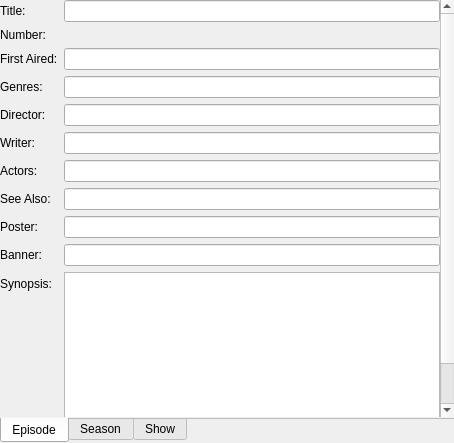
<?xml version="1.0" encoding="UTF-8"?>
<ui version="4.0">
 <class>TvShowWidget</class>
 <widget class="QWidget" name="TvShowWidget">
  <property name="geometry">
   <rect>
    <x>0</x>
    <y>0</y>
    <width>454</width>
    <height>443</height>
   </rect>
  </property>
  <property name="sizePolicy">
   <sizepolicy hsizetype="Preferred" vsizetype="MinimumExpanding">
    <horstretch>0</horstretch>
    <verstretch>0</verstretch>
   </sizepolicy>
  </property>
  <layout class="QVBoxLayout" name="verticalLayout">
   <property name="margin">
    <number>0</number>
   </property>
   <item>
    <widget class="QTabWidget" name="tabWidget">
     <property name="sizePolicy">
      <sizepolicy hsizetype="Expanding" vsizetype="MinimumExpanding">
       <horstretch>0</horstretch>
       <verstretch>0</verstretch>
      </sizepolicy>
     </property>
     <property name="tabPosition">
      <enum>QTabWidget::South</enum>
     </property>
     <property name="currentIndex">
      <number>0</number>
     </property>
     <property name="documentMode">
      <bool>true</bool>
     </property>
     <widget class="QWidget" name="tabEpisode">
      <property name="sizePolicy">
       <sizepolicy hsizetype="Preferred" vsizetype="MinimumExpanding">
        <horstretch>0</horstretch>
        <verstretch>0</verstretch>
       </sizepolicy>
      </property>
      <attribute name="title">
       <string>Episode</string>
      </attribute>
      <layout class="QVBoxLayout" name="verticalLayout_4">
       <property name="margin">
        <number>0</number>
       </property>
       <item>
        <widget class="QScrollArea" name="scrollArea_3">
         <property name="sizePolicy">
          <sizepolicy hsizetype="Expanding" vsizetype="MinimumExpanding">
           <horstretch>0</horstretch>
           <verstretch>0</verstretch>
          </sizepolicy>
         </property>
         <property name="frameShape">
          <enum>QFrame::NoFrame</enum>
         </property>
         <property name="widgetResizable">
          <bool>true</bool>
         </property>
         <widget class="QWidget" name="scrollAreaWidgetContents_3">
          <property name="geometry">
           <rect>
            <x>0</x>
            <y>0</y>
            <width>437</width>
            <height>486</height>
           </rect>
          </property>
          <property name="sizePolicy">
           <sizepolicy hsizetype="MinimumExpanding" vsizetype="MinimumExpanding">
            <horstretch>0</horstretch>
            <verstretch>0</verstretch>
           </sizepolicy>
          </property>
          <property name="minimumSize">
           <size>
            <width>0</width>
            <height>0</height>
           </size>
          </property>
          <property name="maximumSize">
           <size>
            <width>16777215</width>
            <height>16777215</height>
           </size>
          </property>
          <layout class="QFormLayout" name="formLayout_2">
           <property name="sizeConstraint">
            <enum>QLayout::SetDefaultConstraint</enum>
           </property>
           <property name="fieldGrowthPolicy">
            <enum>QFormLayout::ExpandingFieldsGrow</enum>
           </property>
           <property name="margin">
            <number>0</number>
           </property>
           <item row="0" column="0">
            <widget class="QLabel" name="labelEpisodeTitle">
             <property name="text">
              <string>Title:</string>
             </property>
            </widget>
           </item>
           <item row="0" column="1">
            <widget class="KLineEdit" name="editEpisodeTitle"/>
           </item>
           <item row="1" column="0">
            <widget class="QLabel" name="labelEpisodeNumber">
             <property name="text">
              <string>Number:</string>
             </property>
            </widget>
           </item>
           <item row="1" column="1">
            <widget class="KIntNumInput" name="editEpisodeNumber"/>
           </item>
           <item row="3" column="0">
            <widget class="QLabel" name="labelEpisodeFirstAired">
             <property name="text">
              <string>First Aired:</string>
             </property>
            </widget>
           </item>
           <item row="3" column="1">
            <widget class="KLineEdit" name="editEpisodeFirstAired"/>
           </item>
           <item row="4" column="0">
            <widget class="QLabel" name="labelEpisodeGenres">
             <property name="text">
              <string>Genres:</string>
             </property>
            </widget>
           </item>
           <item row="4" column="1">
            <widget class="KLineEdit" name="editEpisodeGenres"/>
           </item>
           <item row="5" column="0">
            <widget class="QLabel" name="labelEpisodeDirector">
             <property name="text">
              <string>Director:</string>
             </property>
            </widget>
           </item>
           <item row="5" column="1">
            <widget class="KLineEdit" name="editEpisodeDirector"/>
           </item>
           <item row="6" column="0">
            <widget class="QLabel" name="labelEpisodeWriter">
             <property name="text">
              <string>Writer:</string>
             </property>
            </widget>
           </item>
           <item row="6" column="1">
            <widget class="KLineEdit" name="editEpisodeWriter"/>
           </item>
           <item row="7" column="0">
            <widget class="QLabel" name="labelEpisodeActors">
             <property name="text">
              <string>Actors:</string>
             </property>
            </widget>
           </item>
           <item row="7" column="1">
            <widget class="KLineEdit" name="editEpisodeActors"/>
           </item>
           <item row="8" column="0">
            <widget class="QLabel" name="labelEpisodeSeeAlso">
             <property name="text">
              <string>See Also:</string>
             </property>
            </widget>
           </item>
           <item row="8" column="1">
            <widget class="KLineEdit" name="editEpisodeSeeAlso"/>
           </item>
           <item row="10" column="0">
            <widget class="QLabel" name="labelEpisodeBanner">
             <property name="text">
              <string>Banner:</string>
             </property>
            </widget>
           </item>
           <item row="10" column="1">
            <widget class="KLineEdit" name="editEpisodeBanner"/>
           </item>
           <item row="9" column="1">
            <widget class="KLineEdit" name="editEpisodePoster"/>
           </item>
           <item row="9" column="0">
            <widget class="QLabel" name="labelEpisodePoster">
             <property name="text">
              <string>Poster:</string>
             </property>
            </widget>
           </item>
           <item row="11" column="0">
            <widget class="QLabel" name="labelEpisodeSynopsis">
             <property name="text">
              <string>Synopsis:</string>
             </property>
            </widget>
           </item>
           <item row="11" column="1">
            <widget class="KTextEdit" name="editEpisodeSynopsis">
             <property name="sizePolicy">
              <sizepolicy hsizetype="Expanding" vsizetype="MinimumExpanding">
               <horstretch>0</horstretch>
               <verstretch>0</verstretch>
              </sizepolicy>
             </property>
            </widget>
           </item>
          </layout>
         </widget>
        </widget>
       </item>
      </layout>
     </widget>
     <widget class="QWidget" name="tabSeason">
      <property name="sizePolicy">
       <sizepolicy hsizetype="Preferred" vsizetype="MinimumExpanding">
        <horstretch>0</horstretch>
        <verstretch>0</verstretch>
       </sizepolicy>
      </property>
      <attribute name="title">
       <string>Season</string>
      </attribute>
      <layout class="QVBoxLayout" name="verticalLayout_3">
       <item>
        <widget class="QScrollArea" name="scrollArea_2">
         <property name="sizePolicy">
          <sizepolicy hsizetype="Expanding" vsizetype="MinimumExpanding">
           <horstretch>0</horstretch>
           <verstretch>0</verstretch>
          </sizepolicy>
         </property>
         <property name="frameShape">
          <enum>QFrame::NoFrame</enum>
         </property>
         <property name="widgetResizable">
          <bool>true</bool>
         </property>
         <widget class="QWidget" name="scrollAreaWidgetContents_2">
          <property name="geometry">
           <rect>
            <x>0</x>
            <y>0</y>
            <width>178</width>
            <height>83</height>
           </rect>
          </property>
          <property name="sizePolicy">
           <sizepolicy hsizetype="Preferred" vsizetype="MinimumExpanding">
            <horstretch>0</horstretch>
            <verstretch>0</verstretch>
           </sizepolicy>
          </property>
          <layout class="QFormLayout" name="formLayout">
           <property name="margin">
            <number>0</number>
           </property>
           <item row="0" column="0">
            <widget class="QLabel" name="labelSeasonNumber">
             <property name="text">
              <string>Number:</string>
             </property>
            </widget>
           </item>
           <item row="0" column="1">
            <widget class="KIntNumInput" name="editSeasonNumber"/>
           </item>
           <item row="1" column="0">
            <widget class="QLabel" name="labelSeasonBanner">
             <property name="text">
              <string>Banner:</string>
             </property>
            </widget>
           </item>
           <item row="1" column="1">
            <widget class="KLineEdit" name="editSeasonBanner"/>
           </item>
           <item row="2" column="0">
            <widget class="QLabel" name="labelSeasonPoster">
             <property name="text">
              <string>Poster:</string>
             </property>
            </widget>
           </item>
           <item row="2" column="1">
            <widget class="KLineEdit" name="editSeasonPoster"/>
           </item>
          </layout>
         </widget>
        </widget>
       </item>
      </layout>
     </widget>
     <widget class="QWidget" name="tabShow">
      <property name="sizePolicy">
       <sizepolicy hsizetype="Preferred" vsizetype="MinimumExpanding">
        <horstretch>0</horstretch>
        <verstretch>0</verstretch>
       </sizepolicy>
      </property>
      <attribute name="title">
       <string>Show</string>
      </attribute>
      <layout class="QVBoxLayout" name="verticalLayout_2">
       <item>
        <widget class="QScrollArea" name="scrollArea">
         <property name="sizePolicy">
          <sizepolicy hsizetype="MinimumExpanding" vsizetype="MinimumExpanding">
           <horstretch>0</horstretch>
           <verstretch>0</verstretch>
          </sizepolicy>
         </property>
         <property name="frameShape">
          <enum>QFrame::NoFrame</enum>
         </property>
         <property name="horizontalScrollBarPolicy">
          <enum>Qt::ScrollBarAlwaysOff</enum>
         </property>
         <property name="widgetResizable">
          <bool>true</bool>
         </property>
         <widget class="QWidget" name="scrollAreaWidgetContents">
          <property name="geometry">
           <rect>
            <x>0</x>
            <y>0</y>
            <width>446</width>
            <height>406</height>
           </rect>
          </property>
          <property name="sizePolicy">
           <sizepolicy hsizetype="Preferred" vsizetype="MinimumExpanding">
            <horstretch>0</horstretch>
            <verstretch>0</verstretch>
           </sizepolicy>
          </property>
          <layout class="QFormLayout" name="formLayout_3">
           <property name="margin">
            <number>0</number>
           </property>
           <item row="0" column="0">
            <widget class="QLabel" name="labelShowTitle">
             <property name="text">
              <string>Title:</string>
             </property>
            </widget>
           </item>
           <item row="0" column="1">
            <widget class="KLineEdit" name="editShowTitle"/>
           </item>
           <item row="2" column="0">
            <widget class="QLabel" name="labelShowBanner">
             <property name="text">
              <string>Banner:</string>
             </property>
            </widget>
           </item>
           <item row="2" column="1">
            <widget class="KLineEdit" name="editShowBanner"/>
           </item>
           <item row="3" column="0">
            <widget class="QLabel" name="labelShowPoster">
             <property name="text">
              <string>Poster:</string>
             </property>
            </widget>
           </item>
           <item row="3" column="1">
            <widget class="KLineEdit" name="editShowPoster"/>
           </item>
           <item row="4" column="1">
            <widget class="KTextEdit" name="editShowSynopsis"/>
           </item>
           <item row="4" column="0">
            <widget class="QLabel" name="labelShowSynopsis">
             <property name="text">
              <string>Synopsis:</string>
             </property>
            </widget>
           </item>
          </layout>
         </widget>
        </widget>
       </item>
      </layout>
     </widget>
    </widget>
   </item>
  </layout>
 </widget>
 <customwidgets>
  <customwidget>
   <class>KLineEdit</class>
   <extends>QLineEdit</extends>
   <header>klineedit.h</header>
  </customwidget>
  <customwidget>
   <class>KTextEdit</class>
   <extends>QTextEdit</extends>
   <header>ktextedit.h</header>
  </customwidget>
  <customwidget>
   <class>KIntNumInput</class>
   <extends>QWidget</extends>
   <header>knuminput.h</header>
  </customwidget>
 </customwidgets>
 <resources/>
 <connections/>
</ui>
